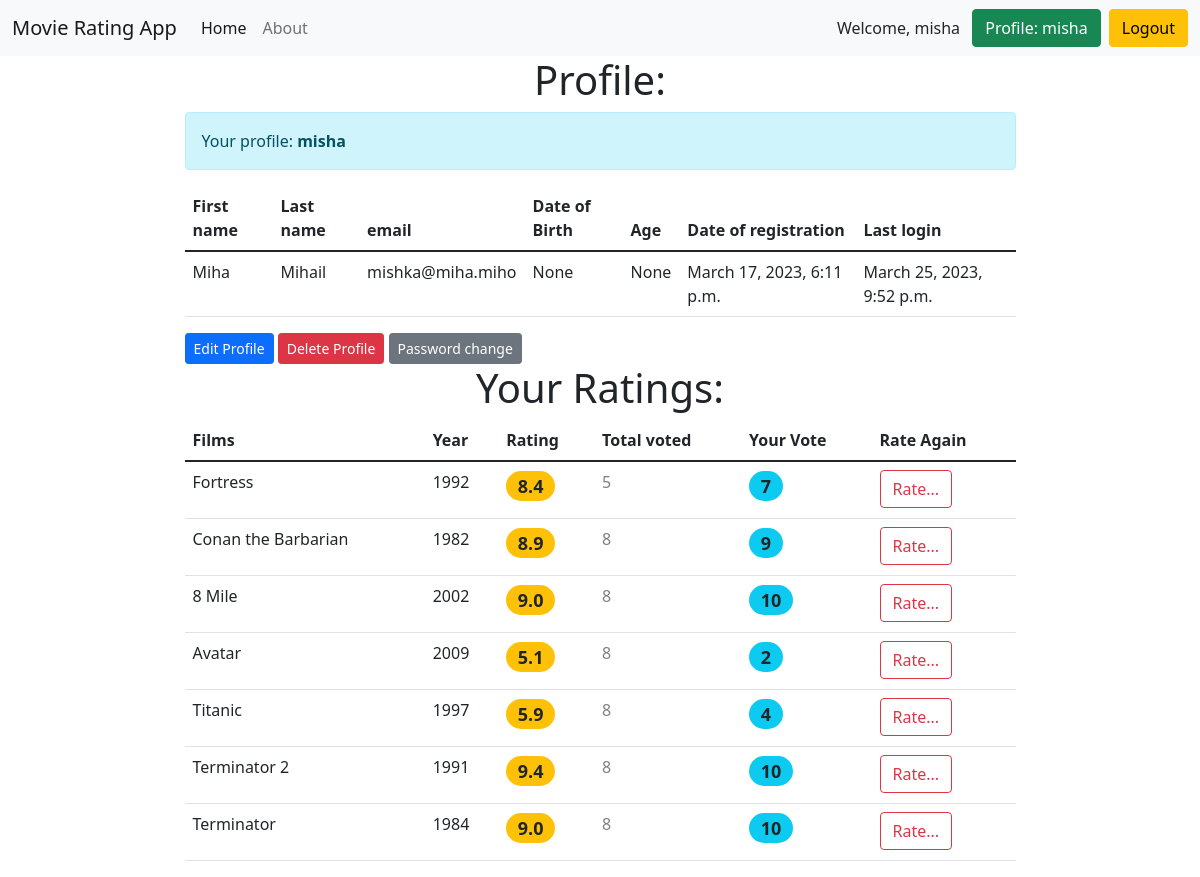
/users/profile/ (signed in), run on an earlier commit of the app's database.
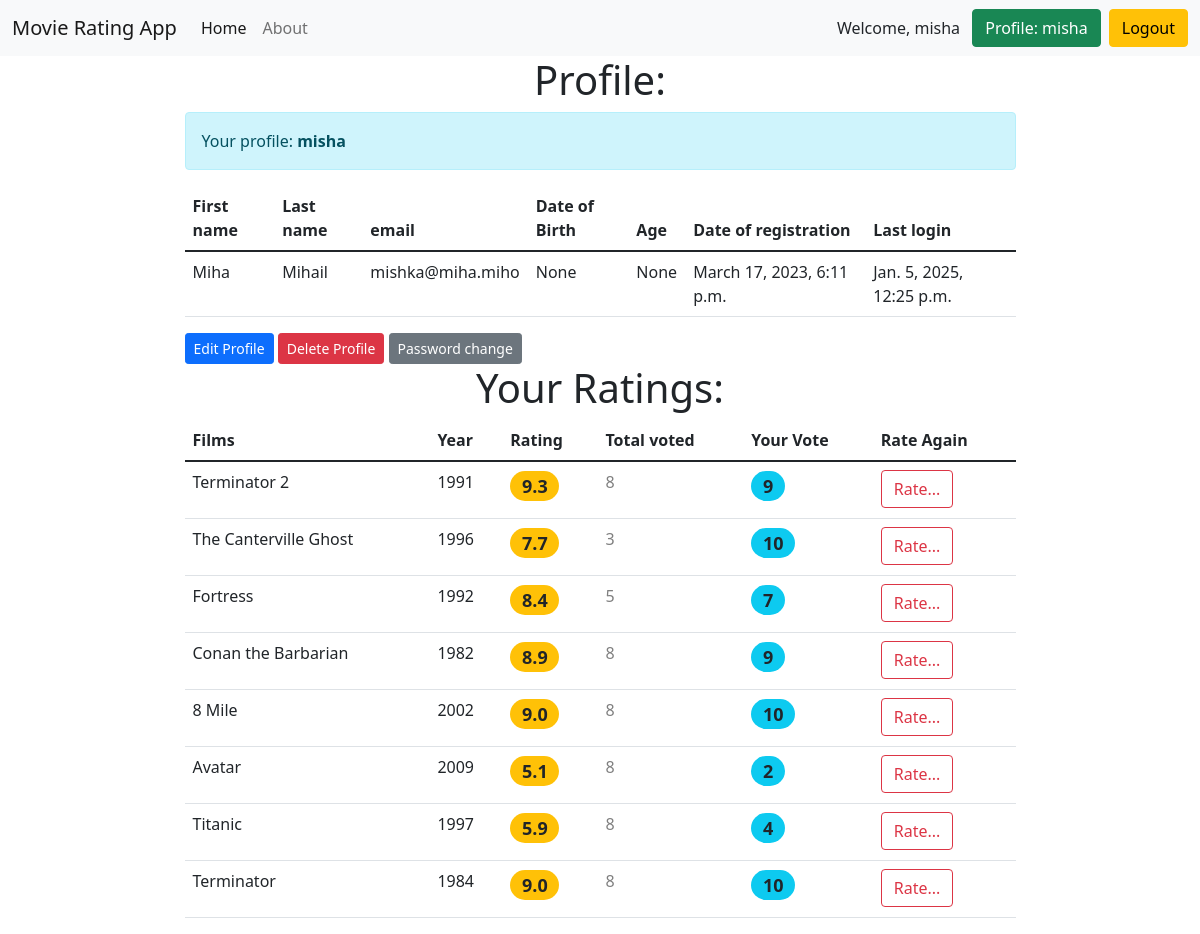
And on a later commit of the database.
### accounts/models.py (models this page shows)
class User(AbstractUser):
    email = models.EmailField(unique=True, verbose_name='email')
    date_of_birth = models.DateField(blank=True, null=True, verbose_name='date of birth')
    def age(self):
        if self.date_of_birth:
            return int((datetime.date.today() - self.date_of_birth).days / 365.25)
        else:
            return None

### movie_rating/models.py (models this page shows, shortened)
class Movie(models.Model):
    title = models.CharField(max_length=55, unique=True)
    slug = models.SlugField(unique=True)
    description = models.TextField()
    year = models.PositiveSmallIntegerField()
    country = models.CharField(max_length=20)
    is_active = models.BooleanField(default=True)
    def get_absolute_url(self):
        return reverse('detail', kwargs={'slug': self.slug})
    class Meta:
        ordering = ['title']

### accounts/views.py (the view)
# urls.py: path('profile/', profile, name='profile'),
@login_required
def profile(request):
    user_ratings = Rating.objects.filter(user=request.user).order_by('-created_date')
    ratings_data = []
    for rating in user_ratings:
        movie = rating.movie
        average_rating = Rating.objects.filter(movie=movie, is_active=True).aggregate(Avg('rating'))['rating__avg']
        total_votes = Rating.objects.filter(movie=movie, is_active=True).aggregate(Count('rating'))['rating__count']
        ratings_data.append({
            'movie': movie,
            'rating': rating.rating,
            'average_rating': average_rating or 0,
            'total_votes': total_votes or 0,
        })
    return render(request, 'accounts/profile.html', {'ratings_data': ratings_data})

### accounts/templates/accounts/profile.html (shortened to what this page needs)
{% extends 'base.html' %}
{% block content %}
<h1 class="text-center">Profile:</h1>
<div class="alert alert-info" role="alert">Your profile: <b>{{ user.username }}</b></div>
<table class="table">
    <thead>
    <tr>
        <th scope="col">First name</th>
        <th scope="col">Last name</th>
        <th scope="col">email</th>
        <th scope="col">Date of Birth</th>
        <th scope="col">Age</th>
        <th scope="col">Date of registration</th>
        <th scope="col">Last login</th>
    </tr>
    </thead>
    <tbody>
    <tr>
        <td>{{ user.first_name }}</td>
        <td>{{ user.last_name }}</td>
        <td>{{ user.email }}</td>
        <td>{{ user.date_of_birth }}</td>
        <td>{{ user.age }}</td>
        <td>{{ user.date_joined }}</td>
        <td>{{ user.last_login }}</td>
    </tr>
    </tbody>
</table>
<a href="{% url 'accounts:edit_user' pk=user.id %}" class="btn btn-primary btn-sm">Edit Profile</a>
<a href="{% url 'accounts:delete_user' pk=user.id %}" class="btn btn-danger btn-sm">Delete Profile</a>
<a href="{% url 'accounts:password_change' %}" class="btn btn-secondary btn-sm">Password change</a>
<br>
<h1 class="text-center">Your Ratings:</h1>
{% if ratings_data %}
<table class="table table-hover">
    <thead>
    <tr>
        <th scope="col">Films</th>
        <th scope="col">Year</th>
        <th scope="col">Rating</th>
        <th scope="col">Total voted</th>
        <th scope="col">Your Vote</th>
        <th scope="col">Rate Again</th>
    </tr>
    </thead>
    <tbody>
    {% for rating_data in ratings_data %}
    <tr>
        <td>{{ rating_data.movie.title }}</td>
        <td>{{ rating_data.movie.year }}</td>
        <td>
            <h4><span class="badge rounded-pill bg-warning text-dark">
                {{ rating_data.average_rating|floatformat:1 }}
              </span></h4>
        </td>
        <td>
            <p class="text-black-50">{{ rating_data.total_votes }}</p>
        </td>
        <td>
            <h4><span class="badge rounded-pill bg-info text-dark">
                {{ rating_data.rating }}
            </span></h4>
        </td>
        <td><a href="{{ rating_data.movie.get_absolute_url }}" class="btn btn-outline-danger">Rate...</a></td>
    </tr>
    {% endfor %}
    </tbody>
</table>
{% else %}
<p>You haven't rated any movies yet.</p>
{% endif %}
{% endblock %}

### templates/base.html (shortened to what this page needs)
<!DOCTYPE html>
<html lang="en">
<head>
    <link href="https://cdn.jsdelivr.net/npm/bootstrap@5.1.3/dist/css/bootstrap.min.css" rel="stylesheet"
>
</head>
<body>
<nav class="navbar navbar-expand-lg navbar-light bg-light">
    <div class="container-fluid">
        <a class="navbar-brand" href="{% url 'home' %}">Movie Rating App</a>
        <div class="collapse navbar-collapse" id="navbarNavAltMarkup">
            <div class="navbar-nav">
                <a class="nav-link active" aria-current="page" href="{% url 'home' %}">Home</a>
                <a class="nav-link" href="{% url 'about' %}">About</a>
            </div>
        </div>
        {% if request.user.is_authenticated %}
        Welcome, {{ user.username }}
        &ensp;<a class="btn btn-success" href="{% url 'accounts:profile' %}" type="submit">Profile: {{ user.username }}</a>
        &ensp;<a class="btn btn-warning" href="{% url 'accounts:logout' %}" type="submit">Logout</a>
        {% else %}
        <a class="btn btn-warning" href="{% url 'accounts:login' %}" type="submit">Login</a>&ensp;
        <a class="btn btn-danger" href="{% url 'accounts:register' %}" type="submit">Sign Up</a>
        {% endif %}
    </div>
</nav>
<div class="container">
    <div class="row">
        <div class="col-md-9 m-auto">
            {% block content %}
            {% endblock %}
        </div>
    </div>
</div>
</body>
</html>

What changed in the data, as far as the page shows it:
changed User "misha": last_login "March 25, 2023, 9:52 p.m." → "Jan. 5, 2025, 12:25 p.m."
shown differently, row unchanged: Movie "Terminator 2": average_rating "9.4" → "9.3"; rating "10" → "9"; moves up the list
now on this page (row unchanged): Movie: movie "The Canterville Ghost", movie.year "1996", average_rating "7.7", total_votes "3", rating "10"
